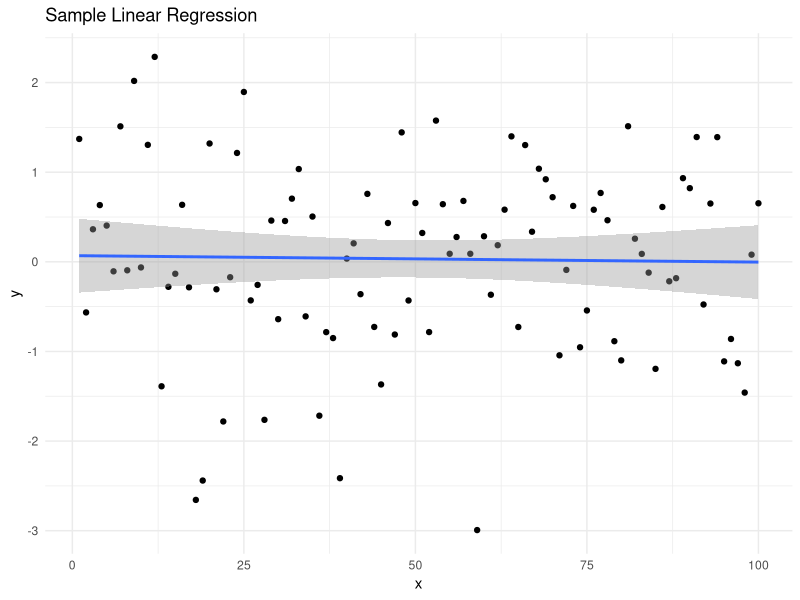

R code for this plot: (Note: this script raises an error after producing the figure.)
# Load required libraries

library(ggplot2)
library(readr)

# Generate some sample data
set.seed(42)
data <- data.frame(
  x = 1:100,
  y = rnorm(100, mean = 0, sd = 1)
)

# Create a plot
p <- ggplot(data, aes(x = x, y = y)) +
  geom_point() +
  geom_smooth(method = "lm") +
  labs(title = "Sample Linear Regression") +
  theme_minimal()

# Save the plot
ggsave("results/output_plot.png", p, width = 8, height = 6)

# Save the data
write_csv(data, "results/output_data.csv")
